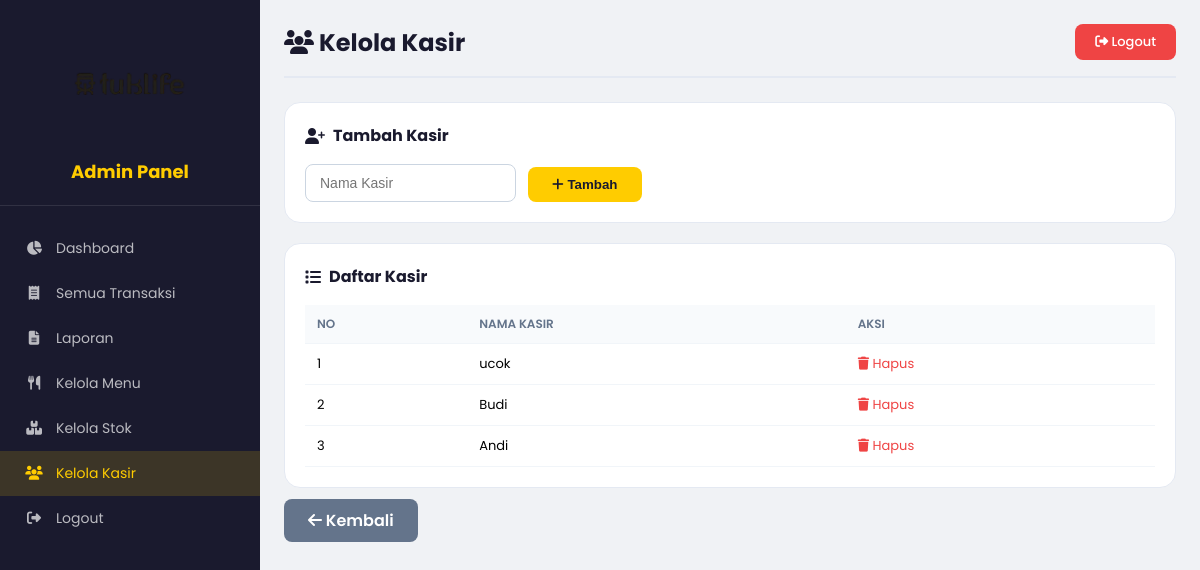
The app's page /admin/kasir.php (signed in) with its own data.
### tables this page shows
CREATE TABLE `kasir` (
  `id_kasir` int NOT NULL,
  `nama_kasir` varchar(50) NOT NULL
);

### admin/kasir.php (the view, shortened to what this page needs)
<?php
require_once '../config/database.php';
$query = "SELECT * FROM kasir ORDER BY id_kasir";
$result = mysqli_query($conn, $query);
?>
<!DOCTYPE html>
<html lang="id">
<head>
    <link rel="stylesheet" href="https://cdnjs.cloudflare.com/ajax/libs/font-awesome/6.4.0/css/all.min.css">
</head>
<body>
<div class="admin-wrapper">
    <aside class="sidebar">
        <div class="logo">
            <img src="../assets/img/logop2.png" alt="Tuklife">
            <h3>Admin Panel</h3>
        </div>
        <ul>
            <li><a href="dashboard.php"><i class="fas fa-chart-pie"></i> Dashboard</a></li>
            <li><a href="transaksi.php"><i class="fas fa-receipt"></i> Semua Transaksi</a></li>
            <li><a href="laporan.php"><i class="fas fa-file-alt"></i> Laporan</a></li>
            <li><a href="menu.php"><i class="fas fa-utensils"></i> Kelola Menu</a></li>
            <li><a href="stok.php"><i class="fas fa-boxes"></i> Kelola Stok</a></li>
            <li><a href="kasir.php" class="active"><i class="fas fa-users"></i> Kelola Kasir</a></li>
            <li><a href="../logout.php"><i class="fas fa-sign-out-alt"></i> Logout</a></li>
        </ul>
    </aside>
    <main class="main-content">
        <div class="top-bar">
            <h1><i class="fas fa-users"></i> Kelola Kasir</h1>
            <a href="../logout.php" class="btn-logout"><i class="fas fa-sign-out-alt"></i> Logout</a>
        </div>
        <div class="card">
            <h3><i class="fas fa-user-plus"></i> Tambah Kasir</h3>
            <form method="POST" class="form-group">
                <input type="text" name="nama_kasir" placeholder="Nama Kasir" required>
                <button type="submit" name="tambah_kasir" class="btn-add">
                    <i class="fas fa-plus"></i> Tambah
                </button>
            </form>
        </div>
        <div class="card">
            <h3><i class="fas fa-list"></i> Daftar Kasir</h3>
            <table>
                <thead>
                    <tr>
                        <th>No</th>
                        <th>Nama Kasir</th>
                        <th>Aksi</th>
                    </tr>
                </thead>
                <tbody>
                    <?php
                    $no = 1;
                    if (mysqli_num_rows($result) > 0):
                        while ($row = mysqli_fetch_assoc($result)):
                    ?>
                    <tr>
                        <td><?= $no++ ?></td>
                        <td><?= htmlspecialchars($row['nama_kasir']) ?></td>
                        <td>
                            <a href="?hapus=<?= $row['id_kasir'] ?>" class="action-link-danger" onclick="return confirm('Yakin hapus kasir ini?')">
                                <i class="fas fa-trash"></i> Hapus
                            </a>
                        </td>
                    </tr>
                    <?php
                        endwhile;
                    endif; ?>
                </tbody>
            </table>
        </div>
        <a href="dashboard.php" class="btn-add" style="background:#64748b;color:white;text-decoration:none;">
            <i class="fas fa-arrow-left"></i> Kembali
        </a>
    </main>
</div>
</body>
</html>

### admin/kasir.php (style rules this page uses)
* { margin: 0; padding: 0; box-sizing: border-box; }
body { font-family: 'Poppins', sans-serif; background: #f0f2f5; }
.admin-wrapper { display: flex; min-height: 100vh; }
.sidebar { width: 260px; background: #1a1a2e; color: #fff; padding: 20px 0; position: fixed; height: 100vh; overflow-y: auto; }
.sidebar .logo { text-align: center; padding: 0 20px 20px; border-bottom: 1px solid rgba(255,255,255,0.1); }
.sidebar .logo img { max-width: 120px; height: auto; }
.sidebar .logo h3 { color: #ffcc00; margin-top: 10px; font-size: 18px; }
.sidebar ul { list-style: none; padding: 20px 0; }
.sidebar ul li a { display: flex; align-items: center; gap: 12px; padding: 12px 24px; color: rgba(255,255,255,0.7); text-decoration: none; transition: all 0.3s; font-size: 14px; }
.sidebar ul li a:hover, .sidebar ul li a.active { background: rgba(255,204,0,0.15); color: #ffcc00; }
.sidebar ul li a i { width: 20px; text-align: center; }
.main-content { margin-left: 260px; flex: 1; padding: 24px; }
.top-bar { display: flex; justify-content: space-between; align-items: center; margin-bottom: 24px; padding-bottom: 16px; border-bottom: 2px solid #e4e9f2; }
.top-bar h1 { font-size: 24px; color: #1a1a2e; }
.btn-logout { padding: 8px 20px; background: #ef4444; color: white; border: none; border-radius: 8px; cursor: pointer; font-size: 13px; font-weight: 500; transition: 0.2s; text-decoration: none; }
.card { background: white; border-radius: 16px; padding: 20px; border: 1px solid #e4e9f2; margin-bottom: 20px; }
.card h3 { font-size: 16px; color: #1a1a2e; margin-bottom: 16px; display: flex; align-items: center; gap: 8px; }
.form-group { display: flex; gap: 12px; align-items: end; flex-wrap: wrap; }
.form-group input { padding: 10px 14px; border: 1px solid #cbd5e1; border-radius: 8px; font-size: 14px; min-width: 200px; }
.btn-add { padding: 10px 24px; background: #ffcc00; border: none; border-radius: 8px; font-weight: 600; cursor: pointer; color: #1a1a2e; }
table { width: 100%; border-collapse: collapse; font-size: 13px; }
table th, table td { padding: 10px 12px; border-bottom: 1px solid #f1f5f9; text-align: left; }
table th { background: #f8fafc; font-weight: 600; color: #64748b; font-size: 12px; text-transform: uppercase; }
.action-link-danger { color: #ef4444; text-decoration: none; font-size: 13px; }

### records on screen
kasir: nama_kasir "ucok"
kasir: nama_kasir "Budi"
kasir: nama_kasir "Andi"
